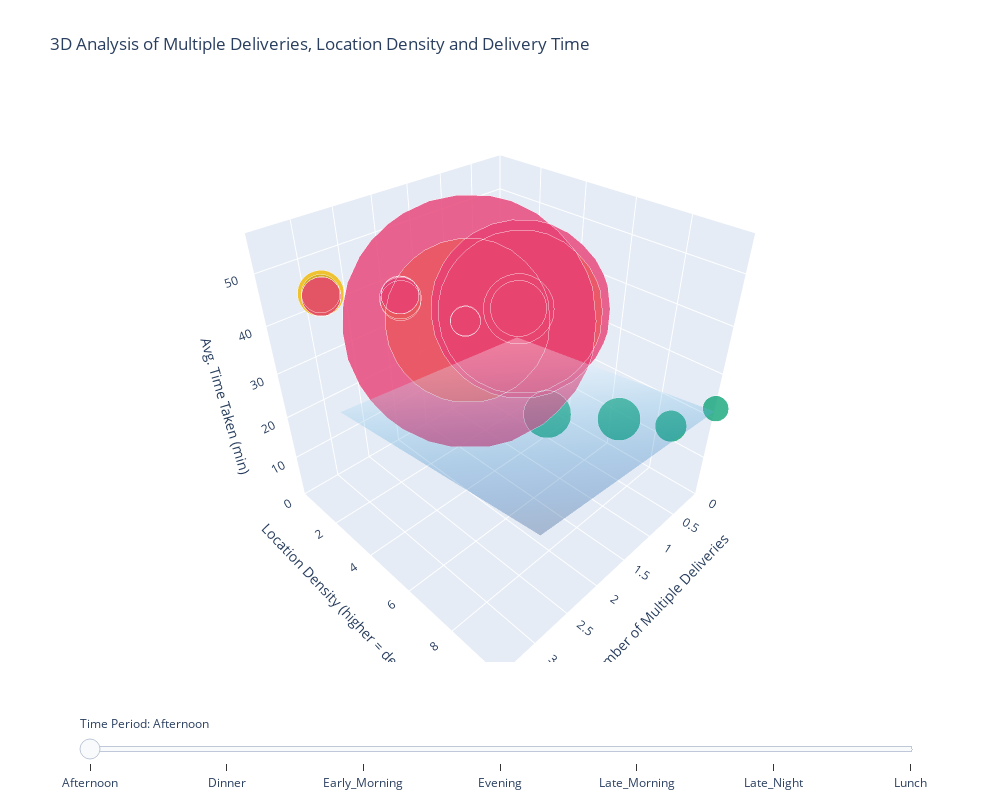

Notebook cell for this chart:
### Code cell
# Create visualization object
viz = DeliveryVisualization(df=train)

# Create clusters
viz.create_location_density_clusters(n_clusters=5)

# Generate the figure
fig = viz.create_3d_animated_visualization()

# Display it
fig.show()

# Optional: Save to HTML
fig.write_html("delivery_visualization.html")

### Figure 1 — Plotly figure (JSON) as saved in the notebook; plotly's stock layout.template omitted (floating-point values rounded to 4 significant figures)
{"data": [{"hoverinfo": "text", "marker": {"color": ["rgb(127, 60, 141)", "rgb(127, 60, 141)", "rgb(127, 60, 141)", "rgb(127, 60, 141)", "rgb(17, 165, 121)", "rgb(17, 165, 121)", "rgb(17, 165, 121)", "rgb(17, 165, 121)", "rgb(57, 105, 172)", "rgb(57, 105, 172)", "rgb(57, 105, 172)", "rgb(57, 105, 172)", "rgb(242, 183, 1)", "rgb(242, 183, 1)", "rgb(242, 183, 1)", "rgb(242, 183, 1)", "rgb(231, 63, 116)", "rgb(231, 63, 116)", "rgb(231, 63, 116)", "rgb(231, 63, 116)"], "opacity": 0.8, "size": [48.99, 20.92, 26.18, 27.45, 17.97, 21.92, 29.81, 32.95, 38.89, 20.72, 29.0, 26.77, 113.8, 114.2, 27.9, 32.22, 124.1, 176.0, 26.34, 27.2]}, "mode": "markers", "name": "Afternoon", "text": ["Cluster: 0<br>Time Period: Afternoon<br>Multiple Deliveries: 0.0<br>Density: 1.00<br>Avg Time: 23.39 min", "Cluster: 0<br>Time Period: Afternoon<br>Multiple Deliveries: 1.0<br>Density: 1.00<br>Avg Time: 26.81 min", "Cluster: 0<br>Time Period: Afternoon<br>Multiple Deliveries: 2.0<br>Density: 1.00<br>Avg Time: 39.10 min", "Cluster: 0<br>Time Period: Afternoon<br>Multiple Deliveries: 3.0<br>Density: 1.00<br>Avg Time: 45.00 min", "Cluster: 1<br>Time Period: Afternoon<br>Multiple Deliveries: 0.0<br>Density: 10.00<br>Avg Time: 22.24 min", "Cluster: 1<br>Time Period: Afternoon<br>Multiple Deliveries: 1.0<br>Density: 10.00<br>Avg Time: 27.40 min", "Cluster: 1<br>Time Period: Afternoon<br>Multiple Deliveries: 2.0<br>Density: 10.00<br>Avg Time: 38.08 min", "Cluster: 1<br>Time Period: Afternoon<br>Multiple Deliveries: 3.0<br>Density: 10.00<br>Avg Time: 48.00 min", "Cluster: 2<br>Time Period: Afternoon<br>Multiple Deliveries: 0.0<br>Density: 1.00<br>Avg Time: 23.48 min", "Cluster: 2<br>Time Period: Afternoon<br>Multiple Deliveries: 1.0<br>Density: 1.00<br>Avg Time: 26.66 min", "Cluster: 2<br>Time Period: Afternoon<br>Multiple Deliveries: 2.0<br>Density: 1.00<br>Avg Time: 38.50 min", "Cluster: 2<br>Time Period: Afternoon<br>Multiple Deliveries: 3.0<br>Density: 1.00<br>Avg Time: 45.56 min", "Cluster: 3<br>Time Period: Afternoon<br>Multiple Deliveries: 0.0<br>Density: 1.00<br>Avg Time: 22.90 min", "Cluster: 3<br>Time Period: Afternoon<br>Multiple Deliveries: 1.0<br>Density: 1.00<br>Avg Time: 27.29 min", "Cluster: 3<br>Time Period: Afternoon<br>Multiple Deliveries: 2.0<br>Density: 1.00<br>Avg Time: 37.97 min", "Cluster: 3<br>Time Period: Afternoon<br>Multiple Deliveries: 3.0<br>Density: 1.00<br>Avg Time: 45.60 min", "Cluster: 4<br>Time Period: Afternoon<br>Multiple Deliveries: 0.0<br>Density: 1.00<br>Avg Time: 23.73 min", "Cluster: 4<br>Time Period: Afternoon<br>Multiple Deliveries: 1.0<br>Density: 1.00<br>Avg Time: 27.32 min", "Cluster: 4<br>Time Period: Afternoon<br>Multiple Deliveries: 2.0<br>Density: 1.00<br>Avg Time: 39.20 min", "Cluster: 4<br>Time Period: Afternoon<br>Multiple Deliveries: 3.0<br>Density: 1.00<br>Avg Time: 45.00 min"], "type": "scatter3d", "visible": true, "x": [0, 1, 2, 3, 0, 1, 2, 3, 0, 1, 2, 3, 0, 1, 2, 3, 0, 1, 2, 3], "y": [1.0, 1.0, 1.0, 1.0, 10, 10, 10, 10, 1.0, 1.0, 1.0, 1.0, 1.0, 1.0, 1.0, 1.0, 1.0, 1.0, 1.0, 1.0], "z": [23.39, 26.81, 39.1, 45, 22.24, 27.4, 38.08, 48, 23.48, 26.66, 38.5, 45.56, 22.9, 27.29, 37.97, 45.6, 23.73, 27.32, 39.2, 45]}, {"hoverinfo": "text", "marker": {"color": ["rgb(127, 60, 141)", "rgb(127, 60, 141)", "rgb(127, 60, 141)", "rgb(127, 60, 141)", "rgb(17, 165, 121)", "rgb(17, 165, 121)", "rgb(17, 165, 121)", "rgb(17, 165, 121)", "rgb(57, 105, 172)", "rgb(57, 105, 172)", "rgb(57, 105, 172)", "rgb(57, 105, 172)", "rgb(242, 183, 1)", "rgb(242, 183, 1)", "rgb(242, 183, 1)", "rgb(242, 183, 1)", "rgb(231, 63, 116)", "rgb(231, 63, 116)", "rgb(231, 63, 116)", "rgb(231, 63, 116)"], "opacity": 0.8, "size": [39.7, 43.1, 74.69, 27.51, 23.8, 24.57, 30.11, 24.76, 35.78, 41.38, 27.94, 29.09, 119.2, 159.7, 28.34, 30.0, 105.1, 131.6, 265.4, 27.1]}, "mode": "markers", "name": "Dinner", "text": ["Cluster: 0<br>Time Period: Dinner<br>Multiple Deliveries: 0.0<br>Density: 1.00<br>Avg Time: 22.37 min", "Cluster: 0<br>Time Period: Dinner<br>Multiple Deliveries: 1.0<br>Density: 1.00<br>Avg Time: 26.26 min", "Cluster: 0<br>Time Period: Dinner<br>Multiple Deliveries: 2.0<br>Density: 1.00<br>Avg Time: 40.94 min", "Cluster: 0<br>Time Period: Dinner<br>Multiple Deliveries: 3.0<br>Density: 1.00<br>Avg Time: 47.74 min", "Cluster: 1<br>Time Period: Dinner<br>Multiple Deliveries: 0.0<br>Density: 10.00<br>Avg Time: 22.71 min", "Cluster: 1<br>Time Period: Dinner<br>Multiple Deliveries: 1.0<br>Density: 10.00<br>Avg Time: 25.60 min", "Cluster: 1<br>Time Period: Dinner<br>Multiple Deliveries: 2.0<br>Density: 10.00<br>Avg Time: 41.52 min", "Cluster: 1<br>Time Period: Dinner<br>Multiple Deliveries: 3.0<br>Density: 10.00<br>Avg Time: 48.11 min", "Cluster: 2<br>Time Period: Dinner<br>Multiple Deliveries: 0.0<br>Density: 1.00<br>Avg Time: 22.37 min", "Cluster: 2<br>Time Period: Dinner<br>Multiple Deliveries: 1.0<br>Density: 1.00<br>Avg Time: 26.06 min", "Cluster: 2<br>Time Period: Dinner<br>Multiple Deliveries: 2.0<br>Density: 1.00<br>Avg Time: 40.58 min", "Cluster: 2<br>Time Period: Dinner<br>Multiple Deliveries: 3.0<br>Density: 1.00<br>Avg Time: 47.12 min", "Cluster: 3<br>Time Period: Dinner<br>Multiple Deliveries: 0.0<br>Density: 1.00<br>Avg Time: 22.23 min", "Cluster: 3<br>Time Period: Dinner<br>Multiple Deliveries: 1.0<br>Density: 1.00<br>Avg Time: 26.57 min", "Cluster: 3<br>Time Period: Dinner<br>Multiple Deliveries: 2.0<br>Density: 1.00<br>Avg Time: 40.11 min", "Cluster: 3<br>Time Period: Dinner<br>Multiple Deliveries: 3.0<br>Density: 1.00<br>Avg Time: 48.65 min", "Cluster: 4<br>Time Period: Dinner<br>Multiple Deliveries: 0.0<br>Density: 1.00<br>Avg Time: 21.92 min", "Cluster: 4<br>Time Period: Dinner<br>Multiple Deliveries: 1.0<br>Density: 1.00<br>Avg Time: 26.50 min", "Cluster: 4<br>Time Period: Dinner<br>Multiple Deliveries: 2.0<br>Density: 1.00<br>Avg Time: 41.69 min", "Cluster: 4<br>Time Period: Dinner<br>Multiple Deliveries: 3.0<br>Density: 1.00<br>Avg Time: 51.88 min"], "type": "scatter3d", "visible": false, "x": [0, 1, 2, 3, 0, 1, 2, 3, 0, 1, 2, 3, 0, 1, 2, 3, 0, 1, 2, 3], "y": [1.0, 1.0, 1.0, 1.0, 10, 10, 10, 10, 1.0, 1.0, 1.0, 1.0, 1.0, 1.0, 1.0, 1.0, 1.0, 1.0, 1.0, 1.0], "z": [22.37, 26.26, 40.94, 47.74, 22.71, 25.6, 41.52, 48.11, 22.37, 26.06, 40.58, 47.12, 22.23, 26.57, 40.11, 48.65, 21.92, 26.5, 41.69, 51.88]}, {"hoverinfo": "text", "marker": {"color": ["rgb(127, 60, 141)", "rgb(127, 60, 141)", "rgb(127, 60, 141)", "rgb(17, 165, 121)", "rgb(17, 165, 121)", "rgb(57, 105, 172)", "rgb(57, 105, 172)", "rgb(57, 105, 172)", "rgb(242, 183, 1)", "rgb(242, 183, 1)", "rgb(231, 63, 116)", "rgb(231, 63, 116)", "rgb(231, 63, 116)"], "opacity": 0.8, "size": [15.07, 12.78, 6.072, 4.738, 4.647, 12.11, 19.01, 3.099, 167.8, 131.1, 155.9, 83.73, 2.992]}, "mode": "markers", "name": "Early_Morning", "text": ["Cluster: 0<br>Time Period: Early_Morning<br>Multiple Deliveries: 0.0<br>Density: 1.00<br>Avg Time: 17.95 min", "Cluster: 0<br>Time Period: Early_Morning<br>Multiple Deliveries: 1.0<br>Density: 1.00<br>Avg Time: 20.54 min", "Cluster: 0<br>Time Period: Early_Morning<br>Multiple Deliveries: 2.0<br>Density: 1.00<br>Avg Time: 33.00 min", "Cluster: 1<br>Time Period: Early_Morning<br>Multiple Deliveries: 0.0<br>Density: 10.00<br>Avg Time: 18.53 min", "Cluster: 1<br>Time Period: Early_Morning<br>Multiple Deliveries: 1.0<br>Density: 10.00<br>Avg Time: 19.95 min", "Cluster: 2<br>Time Period: Early_Morning<br>Multiple Deliveries: 0.0<br>Density: 1.00<br>Avg Time: 17.96 min", "Cluster: 2<br>Time Period: Early_Morning<br>Multiple Deliveries: 1.0<br>Density: 1.00<br>Avg Time: 20.96 min", "Cluster: 2<br>Time Period: Early_Morning<br>Multiple Deliveries: 2.0<br>Density: 1.00<br>Avg Time: 33.00 min", "Cluster: 3<br>Time Period: Early_Morning<br>Multiple Deliveries: 0.0<br>Density: 1.00<br>Avg Time: 17.90 min", "Cluster: 3<br>Time Period: Early_Morning<br>Multiple Deliveries: 1.0<br>Density: 1.00<br>Avg Time: 20.78 min", "Cluster: 4<br>Time Period: Early_Morning<br>Multiple Deliveries: 0.0<br>Density: 1.00<br>Avg Time: 17.59 min", "Cluster: 4<br>Time Period: Early_Morning<br>Multiple Deliveries: 1.0<br>Density: 1.00<br>Avg Time: 20.80 min", "Cluster: 4<br>Time Period: Early_Morning<br>Multiple Deliveries: 2.0<br>Density: 1.00<br>Avg Time: 34.00 min"], "type": "scatter3d", "visible": false, "x": [0, 1, 2, 0, 1, 0, 1, 2, 0, 1, 0, 1, 2], "y": [1.0, 1.0, 1.0, 10, 10, 1.0, 1.0, 1.0, 1.0, 1.0, 1.0, 1.0, 1.0], "z": [17.95, 20.54, 33, 18.53, 19.95, 17.96, 20.96, 33, 17.9, 20.78, 17.59, 20.8, 34]}, {"hoverinfo": "text", "marker": {"color": ["rgb(127, 60, 141)", "rgb(127, 60, 141)", "rgb(127, 60, 141)", "rgb(127, 60, 141)", "rgb(17, 165, 121)", "rgb(17, 165, 121)", "rgb(17, 165, 121)", "rgb(17, 165, 121)", "rgb(57, 105, 172)", "rgb(57, 105, 172)", "rgb(57, 105, 172)", "rgb(57, 105, 172)", "rgb(242, 183, 1)", "rgb(242, 183, 1)", "rgb(242, 183, 1)", "rgb(242, 183, 1)", "rgb(231, 63, 116)", "rgb(231, 63, 116)", "rgb(231, 63, 116)", "rgb(231, 63, 116)"], "opacity": 0.8, "size": [22.74, 29.77, 26.97, 26.72, 23.15, 24.57, 27.87, 30.27, 37.36, 44.24, 27.81, 122.9, 162.2, 182.3, 27.69, 28.59, 53.35, 110.6, 145.7, 25.07]}, "mode": "markers", "name": "Evening", "text": ["Cluster: 0<br>Time Period: Evening<br>Multiple Deliveries: 0.0<br>Density: 1.00<br>Avg Time: 26.41 min", "Cluster: 0<br>Time Period: Evening<br>Multiple Deliveries: 1.0<br>Density: 1.00<br>Avg Time: 29.69 min", "Cluster: 0<br>Time Period: Evening<br>Multiple Deliveries: 2.0<br>Density: 1.00<br>Avg Time: 40.56 min", "Cluster: 0<br>Time Period: Evening<br>Multiple Deliveries: 3.0<br>Density: 1.00<br>Avg Time: 47.95 min", "Cluster: 1<br>Time Period: Evening<br>Multiple Deliveries: 0.0<br>Density: 10.00<br>Avg Time: 25.67 min", "Cluster: 1<br>Time Period: Evening<br>Multiple Deliveries: 1.0<br>Density: 10.00<br>Avg Time: 29.87 min", "Cluster: 1<br>Time Period: Evening<br>Multiple Deliveries: 2.0<br>Density: 10.00<br>Avg Time: 40.40 min", "Cluster: 1<br>Time Period: Evening<br>Multiple Deliveries: 3.0<br>Density: 10.00<br>Avg Time: 46.47 min", "Cluster: 2<br>Time Period: Evening<br>Multiple Deliveries: 0.0<br>Density: 1.00<br>Avg Time: 26.34 min", "Cluster: 2<br>Time Period: Evening<br>Multiple Deliveries: 1.0<br>Density: 1.00<br>Avg Time: 29.66 min", "Cluster: 2<br>Time Period: Evening<br>Multiple Deliveries: 2.0<br>Density: 1.00<br>Avg Time: 40.98 min", "Cluster: 2<br>Time Period: Evening<br>Multiple Deliveries: 3.0<br>Density: 1.00<br>Avg Time: 48.38 min", "Cluster: 3<br>Time Period: Evening<br>Multiple Deliveries: 0.0<br>Density: 1.00<br>Avg Time: 26.07 min", "Cluster: 3<br>Time Period: Evening<br>Multiple Deliveries: 1.0<br>Density: 1.00<br>Avg Time: 29.99 min", "Cluster: 3<br>Time Period: Evening<br>Multiple Deliveries: 2.0<br>Density: 1.00<br>Avg Time: 41.05 min", "Cluster: 3<br>Time Period: Evening<br>Multiple Deliveries: 3.0<br>Density: 1.00<br>Avg Time: 47.38 min", "Cluster: 4<br>Time Period: Evening<br>Multiple Deliveries: 0.0<br>Density: 1.00<br>Avg Time: 26.26 min", "Cluster: 4<br>Time Period: Evening<br>Multiple Deliveries: 1.0<br>Density: 1.00<br>Avg Time: 30.01 min", "Cluster: 4<br>Time Period: Evening<br>Multiple Deliveries: 2.0<br>Density: 1.00<br>Avg Time: 40.95 min", "Cluster: 4<br>Time Period: Evening<br>Multiple Deliveries: 3.0<br>Density: 1.00<br>Avg Time: 48.50 min"], "type": "scatter3d", "visible": false, "x": [0, 1, 2, 3, 0, 1, 2, 3, 0, 1, 2, 3, 0, 1, 2, 3, 0, 1, 2, 3], "y": [1.0, 1.0, 1.0, 1.0, 10, 10, 10, 10, 1.0, 1.0, 1.0, 1.0, 1.0, 1.0, 1.0, 1.0, 1.0, 1.0, 1.0, 1.0], "z": [26.41, 29.69, 40.56, 47.95, 25.67, 29.87, 40.4, 46.47, 26.34, 29.66, 40.98, 48.38, 26.07, 29.99, 41.05, 47.38, 26.26, 30.01, 40.95, 48.5]}, {"hoverinfo": "text", "marker": {"color": ["rgb(127, 60, 141)", "rgb(127, 60, 141)", "rgb(127, 60, 141)", "rgb(127, 60, 141)", "rgb(17, 165, 121)", "rgb(17, 165, 121)", "rgb(17, 165, 121)", "rgb(17, 165, 121)", "rgb(57, 105, 172)", "rgb(57, 105, 172)", "rgb(57, 105, 172)", "rgb(57, 105, 172)", "rgb(242, 183, 1)", "rgb(242, 183, 1)", "rgb(242, 183, 1)", "rgb(242, 183, 1)", "rgb(231, 63, 116)", "rgb(231, 63, 116)", "rgb(231, 63, 116)", "rgb(231, 63, 116)"], "opacity": 0.8, "size": [36.07, 20.71, 7.641, 8.13, 6.558, 6.627, 4.707, 3.138, 6.477, 16.26, 6.656, 6.21, 220.1, 59.97, 5.937, 4.464, 6.674, 244.6, 1252.0, 5.422]}, "mode": "markers", "name": "Late_Morning", "text": ["Cluster: 0<br>Time Period: Late_Morning<br>Multiple Deliveries: 0.0<br>Density: 1.00<br>Avg Time: 23.53 min", "Cluster: 0<br>Time Period: Late_Morning<br>Multiple Deliveries: 1.0<br>Density: 1.00<br>Avg Time: 27.06 min", "Cluster: 0<br>Time Period: Late_Morning<br>Multiple Deliveries: 2.0<br>Density: 1.00<br>Avg Time: 39.65 min", "Cluster: 0<br>Time Period: Late_Morning<br>Multiple Deliveries: 3.0<br>Density: 1.00<br>Avg Time: 48.33 min", "Cluster: 1<br>Time Period: Late_Morning<br>Multiple Deliveries: 0.0<br>Density: 10.00<br>Avg Time: 22.49 min", "Cluster: 1<br>Time Period: Late_Morning<br>Multiple Deliveries: 1.0<br>Density: 10.00<br>Avg Time: 27.53 min", "Cluster: 1<br>Time Period: Late_Morning<br>Multiple Deliveries: 2.0<br>Density: 10.00<br>Avg Time: 33.00 min", "Cluster: 1<br>Time Period: Late_Morning<br>Multiple Deliveries: 3.0<br>Density: 10.00<br>Avg Time: 44.00 min", "Cluster: 2<br>Time Period: Late_Morning<br>Multiple Deliveries: 0.0<br>Density: 1.00<br>Avg Time: 23.40 min", "Cluster: 2<br>Time Period: Late_Morning<br>Multiple Deliveries: 1.0<br>Density: 1.00<br>Avg Time: 27.20 min", "Cluster: 2<br>Time Period: Late_Morning<br>Multiple Deliveries: 2.0<br>Density: 1.00<br>Avg Time: 39.40 min", "Cluster: 2<br>Time Period: Late_Morning<br>Multiple Deliveries: 3.0<br>Density: 1.00<br>Avg Time: 47.00 min", "Cluster: 3<br>Time Period: Late_Morning<br>Multiple Deliveries: 0.0<br>Density: 1.00<br>Avg Time: 23.11 min", "Cluster: 3<br>Time Period: Late_Morning<br>Multiple Deliveries: 1.0<br>Density: 1.00<br>Avg Time: 27.47 min", "Cluster: 3<br>Time Period: Late_Morning<br>Multiple Deliveries: 2.0<br>Density: 1.00<br>Avg Time: 39.65 min", "Cluster: 3<br>Time Period: Late_Morning<br>Multiple Deliveries: 3.0<br>Density: 1.00<br>Avg Time: 45.50 min", "Cluster: 4<br>Time Period: Late_Morning<br>Multiple Deliveries: 0.0<br>Density: 1.00<br>Avg Time: 23.20 min", "Cluster: 4<br>Time Period: Late_Morning<br>Multiple Deliveries: 1.0<br>Density: 1.00<br>Avg Time: 26.80 min", "Cluster: 4<br>Time Period: Late_Morning<br>Multiple Deliveries: 2.0<br>Density: 1.00<br>Avg Time: 41.88 min", "Cluster: 4<br>Time Period: Late_Morning<br>Multiple Deliveries: 3.0<br>Density: 1.00<br>Avg Time: 47.60 min"], "type": "scatter3d", "visible": false, "x": [0, 1, 2, 3, 0, 1, 2, 3, 0, 1, 2, 3, 0, 1, 2, 3, 0, 1, 2, 3], "y": [1.0, 1.0, 1.0, 1.0, 10, 10, 10, 10, 1.0, 1.0, 1.0, 1.0, 1.0, 1.0, 1.0, 1.0, 1.0, 1.0, 1.0, 1.0], "z": [23.53, 27.06, 39.65, 48.33, 22.49, 27.53, 33, 44, 23.4, 27.2, 39.4, 47, 23.11, 27.47, 39.65, 45.5, 23.2, 26.8, 41.88, 47.6]}, {"hoverinfo": "text", "marker": {"color": ["rgb(127, 60, 141)", "rgb(127, 60, 141)", "rgb(127, 60, 141)", "rgb(127, 60, 141)", "rgb(17, 165, 121)", "rgb(17, 165, 121)", "rgb(17, 165, 121)", "rgb(17, 165, 121)", "rgb(57, 105, 172)", "rgb(57, 105, 172)", "rgb(57, 105, 172)", "rgb(57, 105, 172)", "rgb(242, 183, 1)", "rgb(242, 183, 1)", "rgb(242, 183, 1)", "rgb(242, 183, 1)", "rgb(231, 63, 116)", "rgb(231, 63, 116)", "rgb(231, 63, 116)", "rgb(231, 63, 116)"], "opacity": 0.8, "size": [2217.0, 2820.0, 3641.0, 1875.0, 19.68, 20.76, 25.63, 40.79, 3544.0, 3350.0, 2598.0, 22.36, 4701.0, 4584.0, 28.73, 23.81, 3416.0, 4267.0, 9721.0, 19720.0]}, "mode": "markers", "name": "Late_Night", "text": ["Cluster: 0<br>Time Period: Late_Night<br>Multiple Deliveries: 0.0<br>Density: 1.00<br>Avg Time: 22.75 min", "Cluster: 0<br>Time Period: Late_Night<br>Multiple Deliveries: 1.0<br>Density: 1.00<br>Avg Time: 26.19 min", "Cluster: 0<br>Time Period: Late_Night<br>Multiple Deliveries: 2.0<br>Density: 1.00<br>Avg Time: 42.00 min", "Cluster: 0<br>Time Period: Late_Night<br>Multiple Deliveries: 3.0<br>Density: 1.00<br>Avg Time: 48.30 min", "Cluster: 1<br>Time Period: Late_Night<br>Multiple Deliveries: 0.0<br>Density: 10.00<br>Avg Time: 24.02 min", "Cluster: 1<br>Time Period: Late_Night<br>Multiple Deliveries: 1.0<br>Density: 10.00<br>Avg Time: 26.31 min", "Cluster: 1<br>Time Period: Late_Night<br>Multiple Deliveries: 2.0<br>Density: 10.00<br>Avg Time: 41.67 min", "Cluster: 1<br>Time Period: Late_Night<br>Multiple Deliveries: 3.0<br>Density: 10.00<br>Avg Time: 51.00 min", "Cluster: 2<br>Time Period: Late_Night<br>Multiple Deliveries: 0.0<br>Density: 1.00<br>Avg Time: 22.40 min", "Cluster: 2<br>Time Period: Late_Night<br>Multiple Deliveries: 1.0<br>Density: 1.00<br>Avg Time: 25.63 min", "Cluster: 2<br>Time Period: Late_Night<br>Multiple Deliveries: 2.0<br>Density: 1.00<br>Avg Time: 40.72 min", "Cluster: 2<br>Time Period: Late_Night<br>Multiple Deliveries: 3.0<br>Density: 1.00<br>Avg Time: 47.00 min", "Cluster: 3<br>Time Period: Late_Night<br>Multiple Deliveries: 0.0<br>Density: 1.00<br>Avg Time: 22.58 min", "Cluster: 3<br>Time Period: Late_Night<br>Multiple Deliveries: 1.0<br>Density: 1.00<br>Avg Time: 25.89 min", "Cluster: 3<br>Time Period: Late_Night<br>Multiple Deliveries: 2.0<br>Density: 1.00<br>Avg Time: 40.58 min", "Cluster: 3<br>Time Period: Late_Night<br>Multiple Deliveries: 3.0<br>Density: 1.00<br>Avg Time: 47.00 min", "Cluster: 4<br>Time Period: Late_Night<br>Multiple Deliveries: 0.0<br>Density: 1.00<br>Avg Time: 21.02 min", "Cluster: 4<br>Time Period: Late_Night<br>Multiple Deliveries: 1.0<br>Density: 1.00<br>Avg Time: 25.58 min", "Cluster: 4<br>Time Period: Late_Night<br>Multiple Deliveries: 2.0<br>Density: 1.00<br>Avg Time: 41.20 min", "Cluster: 4<br>Time Period: Late_Night<br>Multiple Deliveries: 3.0<br>Density: 1.00<br>Avg Time: 46.50 min"], "type": "scatter3d", "visible": false, "x": [0, 1, 2, 3, 0, 1, 2, 3, 0, 1, 2, 3, 0, 1, 2, 3, 0, 1, 2, 3], "y": [1.0, 1.0, 1.0, 1.0, 10, 10, 10, 10, 1.0, 1.0, 1.0, 1.0, 1.0, 1.0, 1.0, 1.0, 1.0, 1.0, 1.0, 1.0], "z": [22.75, 26.19, 42, 48.3, 24.02, 26.31, 41.67, 51, 22.4, 25.63, 40.72, 47, 22.58, 25.89, 40.58, 47, 21.02, 25.58, 41.2, 46.5]}, {"hoverinfo": "text", "marker": {"color": ["rgb(127, 60, 141)", "rgb(127, 60, 141)", "rgb(127, 60, 141)", "rgb(127, 60, 141)", "rgb(17, 165, 121)", "rgb(17, 165, 121)", "rgb(17, 165, 121)", "rgb(17, 165, 121)", "rgb(57, 105, 172)", "rgb(57, 105, 172)", "rgb(57, 105, 172)", "rgb(57, 105, 172)", "rgb(242, 183, 1)", "rgb(242, 183, 1)", "rgb(242, 183, 1)", "rgb(231, 63, 116)", "rgb(231, 63, 116)", "rgb(231, 63, 116)"], "opacity": 0.8, "size": [12.17, 39.36, 12.14, 12.12, 12.55, 12.55, 12.55, 12.55, 12.39, 23.35, 12.38, 12.37, 11.88, 383.7, 11.92, 12.05, 12.05, 12.07]}, "mode": "markers", "name": "Lunch", "text": ["Cluster: 0<br>Time Period: Lunch<br>Multiple Deliveries: 0.0<br>Density: 1.00<br>Avg Time: 23.88 min", "Cluster: 0<br>Time Period: Lunch<br>Multiple Deliveries: 1.0<br>Density: 1.00<br>Avg Time: 27.62 min", "Cluster: 0<br>Time Period: Lunch<br>Multiple Deliveries: 2.0<br>Density: 1.00<br>Avg Time: 39.17 min", "Cluster: 0<br>Time Period: Lunch<br>Multiple Deliveries: 3.0<br>Density: 1.00<br>Avg Time: 47.60 min", "Cluster: 1<br>Time Period: Lunch<br>Multiple Deliveries: 0.0<br>Density: 10.00<br>Avg Time: 23.13 min", "Cluster: 1<br>Time Period: Lunch<br>Multiple Deliveries: 1.0<br>Density: 10.00<br>Avg Time: 28.48 min", "Cluster: 1<br>Time Period: Lunch<br>Multiple Deliveries: 2.0<br>Density: 10.00<br>Avg Time: 40.86 min", "Cluster: 1<br>Time Period: Lunch<br>Multiple Deliveries: 3.0<br>Density: 10.00<br>Avg Time: 50.50 min", "Cluster: 2<br>Time Period: Lunch<br>Multiple Deliveries: 0.0<br>Density: 1.00<br>Avg Time: 24.48 min", "Cluster: 2<br>Time Period: Lunch<br>Multiple Deliveries: 1.0<br>Density: 1.00<br>Avg Time: 27.74 min", "Cluster: 2<br>Time Period: Lunch<br>Multiple Deliveries: 2.0<br>Density: 1.00<br>Avg Time: 40.39 min", "Cluster: 2<br>Time Period: Lunch<br>Multiple Deliveries: 3.0<br>Density: 1.00<br>Avg Time: 49.00 min", "Cluster: 3<br>Time Period: Lunch<br>Multiple Deliveries: 0.0<br>Density: 1.00<br>Avg Time: 23.82 min", "Cluster: 3<br>Time Period: Lunch<br>Multiple Deliveries: 1.0<br>Density: 1.00<br>Avg Time: 27.24 min", "Cluster: 3<br>Time Period: Lunch<br>Multiple Deliveries: 2.0<br>Density: 1.00<br>Avg Time: 38.60 min", "Cluster: 4<br>Time Period: Lunch<br>Multiple Deliveries: 0.0<br>Density: 1.00<br>Avg Time: 24.44 min", "Cluster: 4<br>Time Period: Lunch<br>Multiple Deliveries: 1.0<br>Density: 1.00<br>Avg Time: 29.94 min", "Cluster: 4<br>Time Period: Lunch<br>Multiple Deliveries: 2.0<br>Density: 1.00<br>Avg Time: 37.00 min"], "type": "scatter3d", "visible": false, "x": [0, 1, 2, 3, 0, 1, 2, 3, 0, 1, 2, 3, 0, 1, 2, 0, 1, 2], "y": [1.0, 1.0, 1.0, 1.0, 10, 10, 10, 10, 1.0, 1.0, 1.0, 1.0, 1.0, 1.0, 1.0, 1.0, 1.0, 1.0], "z": [23.88, 27.62, 39.17, 47.6, 23.13, 28.48, 40.86, 50.5, 24.48, 27.74, 40.39, 49, 23.82, 27.24, 38.6, 24.44, 29.94, 37]}, {"colorscale": [[0, "rgb(247,251,255)"], [0.125, "rgb(222,235,247)"], [0.25, "rgb(198,219,239)"], [0.375, "rgb(158,202,225)"], [0.5, "rgb(107,174,214)"], [0.625, "rgb(66,146,198)"], [0.75, "rgb(33,113,181)"], [0.875, "rgb(8,81,156)"], [1, "rgb(8,48,107)"]], "name": "Trend Surface", "opacity": 0.3, "showscale": false, "type": "surface", "x": [[0, 0.3333, 0.6667, 1, 1.333, 1.667, 2, 2.333, 2.667, 3], [0, 0.3333, 0.6667, 1, 1.333, 1.667, 2, 2.333, 2.667, 3], [0, 0.3333, 0.6667, 1, 1.333, 1.667, 2, 2.333, 2.667, 3], [0, 0.3333, 0.6667, 1, 1.333, 1.667, 2, 2.333, 2.667, 3], [0, 0.3333, 0.6667, 1, 1.333, 1.667, 2, 2.333, 2.667, 3], [0, 0.3333, 0.6667, 1, 1.333, 1.667, 2, 2.333, 2.667, 3], [0, 0.3333, 0.6667, 1, 1.333, 1.667, 2, 2.333, 2.667, 3], [0, 0.3333, 0.6667, 1, 1.333, 1.667, 2, 2.333, 2.667, 3], [0, 0.3333, 0.6667, 1, 1.333, 1.667, 2, 2.333, 2.667, 3], [0, 0.3333, 0.6667, 1, 1.333, 1.667, 2, 2.333, 2.667, 3]], "y": [[1, 1, 1, 1, 1, 1, 1, 1, 1, 1], [2, 2, 2, 2, 2, 2, 2, 2, 2, 2], [3, 3, 3, 3, 3, 3, 3, 3, 3, 3], [4, 4, 4, 4, 4, 4, 4, 4, 4, 4], [5, 5, 5, 5, 5, 5, 5, 5, 5, 5], [6, 6, 6, 6, 6, 6, 6, 6, 6, 6], [7, 7, 7, 7, 7, 7, 7, 7, 7, 7], [8, 8, 8, 8, 8, 8, 8, 8, 8, 8], [9, 9, 9, 9, 9, 9, 9, 9, 9, 9], [10, 10, 10, 10, 10, 10, 10, 10, 10, 10]], "z": [[15.5, 16, 16.5, 17, 17.5, 18, 18.5, 19, 19.5, 20], [16.17, 16.67, 17.17, 17.67, 18.17, 18.67, 19.17, 19.67, 20.17, 20.67], [16.83, 17.33, 17.83, 18.33, 18.83, 19.33, 19.83, 20.33, 20.83, 21.33], [17.5, 18, 18.5, 19, 19.5, 20, 20.5, 21, 21.5, 22], [18.17, 18.67, 19.17, 19.67, 20.17, 20.67, 21.17, 21.67, 22.17, 22.67], [18.83, 19.33, 19.83, 20.33, 20.83, 21.33, 21.83, 22.33, 22.83, 23.33], [19.5, 20, 20.5, 21, 21.5, 22, 22.5, 23, 23.5, 24], [20.17, 20.67, 21.17, 21.67, 22.17, 22.67, 23.17, 23.67, 24.17, 24.67], [20.83, 21.33, 21.83, 22.33, 22.83, 23.33, 23.83, 24.33, 24.83, 25.33], [21.5, 22, 22.5, 23, 23.5, 24, 24.5, 25, 25.5, 26]]}], "layout": {"height": 800, "scene": {"xaxis": {"range": [0, 3.5], "title": {"text": "Number of Multiple Deliveries"}}, "yaxis": {"range": [0, 10], "title": {"text": "Location Density (higher = denser)"}}, "zaxis": {"range": [0, 57.06], "title": {"text": "Avg. Time Taken (min)"}}}, "sliders": [{"active": 0, "currentvalue": {"prefix": "Time Period: "}, "pad": {"t": 50}, "steps": [{"args": [{"visible": [true, false, false, false, false, false, false]}, {"title": "Delivery Analysis: Afternoon"}], "label": "Afternoon", "method": "update"}, {"args": [{"visible": [false, true, false, false, false, false, false]}, {"title": "Delivery Analysis: Dinner"}], "label": "Dinner", "method": "update"}, {"args": [{"visible": [false, false, true, false, false, false, false]}, {"title": "Delivery Analysis: Early_Morning"}], "label": "Early_Morning", "method": "update"}, {"args": [{"visible": [false, false, false, true, false, false, false]}, {"title": "Delivery Analysis: Evening"}], "label": "Evening", "method": "update"}, {"args": [{"visible": [false, false, false, false, true, false, false]}, {"title": "Delivery Analysis: Late_Morning"}], "label": "Late_Morning", "method": "update"}, {"args": [{"visible": [false, false, false, false, false, true, false]}, {"title": "Delivery Analysis: Late_Night"}], "label": "Late_Night", "method": "update"}, {"args": [{"visible": [false, false, false, false, false, false, true]}, {"title": "Delivery Analysis: Lunch"}], "label": "Lunch", "method": "update"}]}], "title": {"text": "3D Analysis of Multiple Deliveries, Location Density and Delivery Time"}, "width": 1000}}
